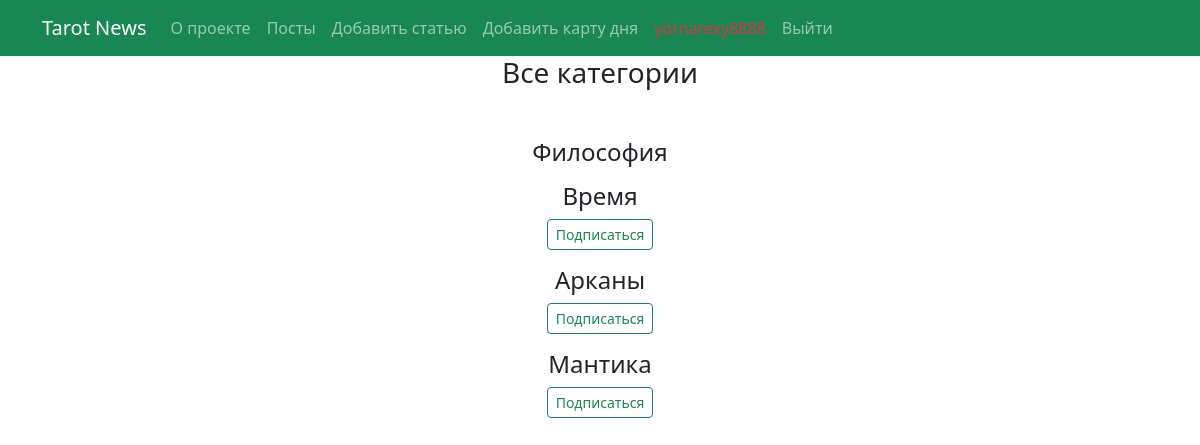
The app's page /post/category_list/ (signed in) with its own data.
### portal/models.py (models this page shows, shortened)
class Category(models.Model):
    name = models.CharField(max_length=34, unique=True)
    subscribers = models.ManyToManyField(User, related_name='categories', blank=True)

### portal/views.py (the view)
# urls.py: path('category_list/', category_list, name='category_list'),
def category_list(request):
    categories = Category.objects.all()
    return render(request, 'category_list.html', {'categories': categories})

### templates/category_list.html (shortened to what this page needs)
{% extends 'flatpages/default.html' %}
{% load custom_filters %}
{% load custom_tags %}
{% block content %}
    <div class="container">
    <h3>Все категории</h3><br>
    {% if categories %}
    {% for category in categories %}
        <h4 class="mt-3">{{ category.name }}</h4>
        {% if not user in category.subscribers.all %}
        <a href="{% url 'subscribe' category.id %}" class="btn btn-outline-success btn-sm">Подписаться</a>
        {% endif %}
    {% endfor %}
{% endif %}
</div>
{% endblock content %}

### records on screen
Category: name "Философия"
Category: name "Время", shows "Подписаться"
Category: name "Арканы", shows "Подписаться"
Category: name "Мантика", shows "Подписаться"
